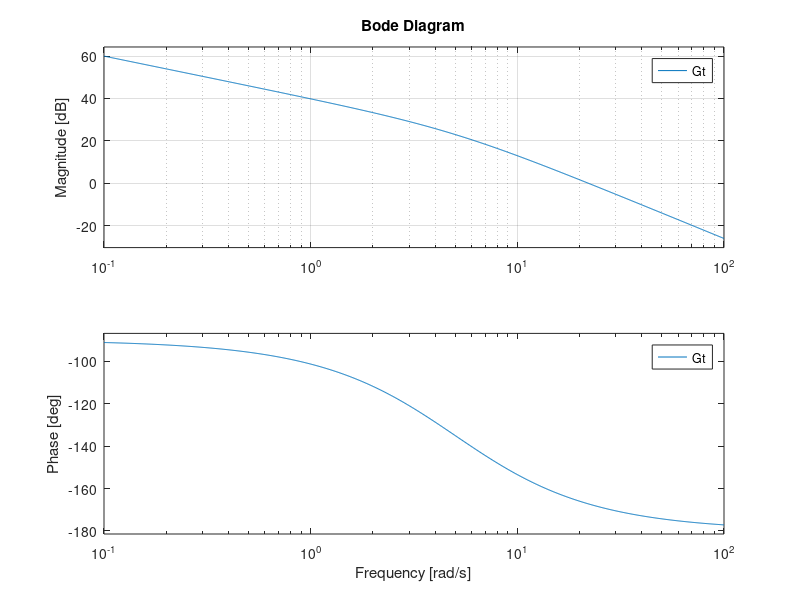

The MATLAB source for this figure:
n1=[100];
d1=[1,0];
sys1=tf(n1,d1);
n2=[1];
d2=[0.2,1];
sys2=tf(n2,d2);
Gt=sys1*sys2;
bode(Gt);
grid

% num = [2];
% den = [1,2,2,1];
% G=tf(num,den);
% sisotool

%  y = roots([0.000025 0 0.0125 0 1 0 -400])

